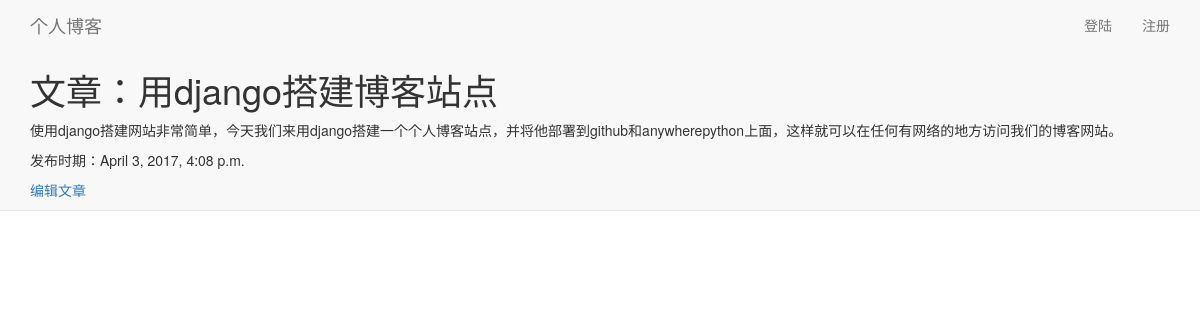
Page /look_over_article/1/ on the committed database.
### blog/models.py (models this page shows, shortened)
class Post(models.Model):
    author=models.ForeignKey('auth.User')
    title=models.CharField(max_length=200)
    text=models.TextField()
    create_date=models.DateTimeField(
            default=timezone.now)
    published_date=models.DateTimeField(
            blank=True,null=True)

### blog/views.py (the view)
# urls.py: url(r'^look_over_article/(?P<post_id>\d+)/$',views.look_over_article,
def look_over_article(request,post_id):
    post=Post.objects.get(id=post_id)
    return render(request,'blog/look_over_article.html',{'post':post})

### blog/templates/blog/look_over_article.html
{% extends 'blog/base.html' %}
{% block content %}
	<h1><p>文章：{{post.title}}</p></h1>
	<p>{{post.text|linebreaksbr}}</p>
	<p>发布时期：{{post.create_date}}</p>
	<p><a href="{% url 'blog:edit_article' post.id %}">编辑文章</a></p>
{% endblock content %}

### rows in the picture
Post: title "用django搭建博客站点", text "使用django搭建网站非常简单，今天我们来用django搭建一个个人博客站点，并将他部署到github和anywherepython上面，这样就可以在任何有网络的地方访问我们的博客网站。", create_date "April 3, 2017, 4:08 p.m."
